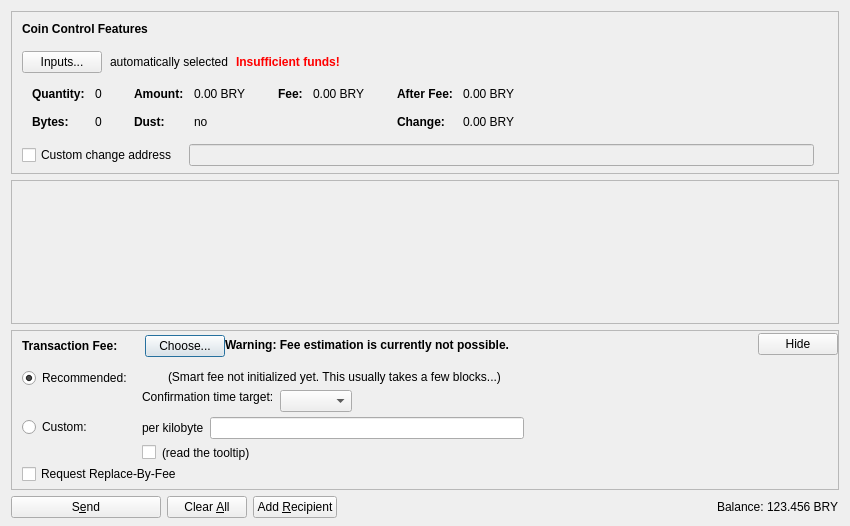
<?xml version="1.0" encoding="UTF-8"?>
<ui version="4.0">
 <class>SendCoinsDialog</class>
 <widget class="QDialog" name="SendCoinsDialog">
  <property name="geometry">
   <rect>
    <x>0</x>
    <y>0</y>
    <width>850</width>
    <height>526</height>
   </rect>
  </property>
  <property name="windowTitle">
   <string>Send Coins</string>
  </property>
  <layout class="QVBoxLayout" name="verticalLayout" stretch="0,1,0,0">
   <property name="bottomMargin">
    <number>8</number>
   </property>
   <item>
    <widget class="QFrame" name="frameCoinControl">
     <property name="sizePolicy">
      <sizepolicy hsizetype="Expanding" vsizetype="Expanding">
       <horstretch>0</horstretch>
       <verstretch>0</verstretch>
      </sizepolicy>
     </property>
     <property name="maximumSize">
      <size>
       <width>16777215</width>
       <height>16777215</height>
      </size>
     </property>
     <property name="frameShape">
      <enum>QFrame::StyledPanel</enum>
     </property>
     <property name="frameShadow">
      <enum>QFrame::Sunken</enum>
     </property>
     <layout class="QVBoxLayout" name="verticalLayoutCoinControl2">
      <property name="spacing">
       <number>0</number>
      </property>
      <property name="leftMargin">
       <number>0</number>
      </property>
      <property name="topMargin">
       <number>0</number>
      </property>
      <property name="rightMargin">
       <number>0</number>
      </property>
      <property name="bottomMargin">
       <number>6</number>
      </property>
      <item>
       <layout class="QVBoxLayout" name="verticalLayoutCoinControl" stretch="0,0,0,0,1">
        <property name="spacing">
         <number>0</number>
        </property>
        <property name="leftMargin">
         <number>10</number>
        </property>
        <property name="topMargin">
         <number>10</number>
        </property>
        <item>
         <layout class="QHBoxLayout" name="horizontalLayoutCoinControl1">
          <property name="bottomMargin">
           <number>15</number>
          </property>
          <item>
           <widget class="QLabel" name="labelCoinControlFeatures">
            <property name="sizePolicy">
             <sizepolicy hsizetype="Preferred" vsizetype="Maximum">
              <horstretch>0</horstretch>
              <verstretch>0</verstretch>
             </sizepolicy>
            </property>
            <property name="font">
             <font>
              <weight>75</weight>
              <bold>true</bold>
             </font>
            </property>
            <property name="styleSheet">
             <string notr="true">font-weight:bold;</string>
            </property>
            <property name="text">
             <string>Coin Control Features</string>
            </property>
           </widget>
          </item>
         </layout>
        </item>
        <item>
         <layout class="QHBoxLayout" name="horizontalLayoutCoinControl2" stretch="0,0,0,0">
          <property name="spacing">
           <number>8</number>
          </property>
          <property name="bottomMargin">
           <number>10</number>
          </property>
          <item>
           <widget class="QPushButton" name="pushButtonCoinControl">
            <property name="styleSheet">
             <string notr="true"/>
            </property>
            <property name="text">
             <string>Inputs...</string>
            </property>
            <property name="autoDefault">
             <bool>false</bool>
            </property>
           </widget>
          </item>
          <item>
           <widget class="QLabel" name="labelCoinControlAutomaticallySelected">
            <property name="text">
             <string>automatically selected</string>
            </property>
            <property name="margin">
             <number>5</number>
            </property>
           </widget>
          </item>
          <item>
           <widget class="QLabel" name="labelCoinControlInsuffFunds">
            <property name="font">
             <font>
              <weight>75</weight>
              <bold>true</bold>
             </font>
            </property>
            <property name="styleSheet">
             <string notr="true">color:red;font-weight:bold;</string>
            </property>
            <property name="text">
             <string>Insufficient funds!</string>
            </property>
            <property name="margin">
             <number>5</number>
            </property>
           </widget>
          </item>
          <item>
           <spacer name="horizontalSpacerCoinControl">
            <property name="orientation">
             <enum>Qt::Horizontal</enum>
            </property>
            <property name="sizeHint" stdset="0">
             <size>
              <width>40</width>
              <height>1</height>
             </size>
            </property>
           </spacer>
          </item>
         </layout>
        </item>
        <item>
         <widget class="QWidget" name="widgetCoinControl" native="true">
          <property name="sizePolicy">
           <sizepolicy hsizetype="Preferred" vsizetype="Preferred">
            <horstretch>0</horstretch>
            <verstretch>0</verstretch>
           </sizepolicy>
          </property>
          <property name="minimumSize">
           <size>
            <width>0</width>
            <height>0</height>
           </size>
          </property>
          <property name="styleSheet">
           <string notr="true"/>
          </property>
          <layout class="QHBoxLayout" name="horizontalLayoutCoinControl5">
           <property name="leftMargin">
            <number>0</number>
           </property>
           <property name="topMargin">
            <number>0</number>
           </property>
           <property name="rightMargin">
            <number>0</number>
           </property>
           <property name="bottomMargin">
            <number>0</number>
           </property>
           <item>
            <layout class="QHBoxLayout" name="horizontalLayoutCoinControl3" stretch="0,0,0,1">
             <property name="spacing">
              <number>20</number>
             </property>
             <property name="topMargin">
              <number>0</number>
             </property>
             <property name="bottomMargin">
              <number>10</number>
             </property>
             <item>
              <layout class="QFormLayout" name="formLayoutCoinControl1">
               <property name="horizontalSpacing">
                <number>10</number>
               </property>
               <property name="verticalSpacing">
                <number>14</number>
               </property>
               <property name="leftMargin">
                <number>10</number>
               </property>
               <property name="topMargin">
                <number>4</number>
               </property>
               <property name="rightMargin">
                <number>6</number>
               </property>
               <item row="0" column="0">
                <widget class="QLabel" name="labelCoinControlQuantityText">
                 <property name="font">
                  <font>
                   <weight>75</weight>
                   <bold>true</bold>
                  </font>
                 </property>
                 <property name="text">
                  <string>Quantity:</string>
                 </property>
                 <property name="margin">
                  <number>0</number>
                 </property>
                </widget>
               </item>
               <item row="0" column="1">
                <widget class="QLabel" name="labelCoinControlQuantity">
                 <property name="cursor">
                  <cursorShape>IBeamCursor</cursorShape>
                 </property>
                 <property name="contextMenuPolicy">
                  <enum>Qt::ActionsContextMenu</enum>
                 </property>
                 <property name="text">
                  <string notr="true">0</string>
                 </property>
                 <property name="margin">
                  <number>0</number>
                 </property>
                 <property name="textInteractionFlags">
                  <set>Qt::LinksAccessibleByMouse|Qt::TextSelectableByKeyboard|Qt::TextSelectableByMouse</set>
                 </property>
                </widget>
               </item>
               <item row="1" column="0">
                <widget class="QLabel" name="labelCoinControlBytesText">
                 <property name="font">
                  <font>
                   <weight>75</weight>
                   <bold>true</bold>
                  </font>
                 </property>
                 <property name="text">
                  <string>Bytes:</string>
                 </property>
                </widget>
               </item>
               <item row="1" column="1">
                <widget class="QLabel" name="labelCoinControlBytes">
                 <property name="cursor">
                  <cursorShape>IBeamCursor</cursorShape>
                 </property>
                 <property name="contextMenuPolicy">
                  <enum>Qt::ActionsContextMenu</enum>
                 </property>
                 <property name="text">
                  <string notr="true">0</string>
                 </property>
                 <property name="textInteractionFlags">
                  <set>Qt::LinksAccessibleByMouse|Qt::TextSelectableByKeyboard|Qt::TextSelectableByMouse</set>
                 </property>
                </widget>
               </item>
              </layout>
             </item>
             <item>
              <layout class="QFormLayout" name="formLayoutCoinControl2">
               <property name="horizontalSpacing">
                <number>10</number>
               </property>
               <property name="verticalSpacing">
                <number>14</number>
               </property>
               <property name="leftMargin">
                <number>6</number>
               </property>
               <property name="topMargin">
                <number>4</number>
               </property>
               <property name="rightMargin">
                <number>6</number>
               </property>
               <item row="0" column="0">
                <widget class="QLabel" name="labelCoinControlAmountText">
                 <property name="font">
                  <font>
                   <weight>75</weight>
                   <bold>true</bold>
                  </font>
                 </property>
                 <property name="text">
                  <string>Amount:</string>
                 </property>
                 <property name="margin">
                  <number>0</number>
                 </property>
                </widget>
               </item>
               <item row="0" column="1">
                <widget class="QLabel" name="labelCoinControlAmount">
                 <property name="cursor">
                  <cursorShape>IBeamCursor</cursorShape>
                 </property>
                 <property name="contextMenuPolicy">
                  <enum>Qt::ActionsContextMenu</enum>
                 </property>
                 <property name="text">
                  <string notr="true">0.00 BRY</string>
                 </property>
                 <property name="textInteractionFlags">
                  <set>Qt::LinksAccessibleByMouse|Qt::TextSelectableByKeyboard|Qt::TextSelectableByMouse</set>
                 </property>
                </widget>
               </item>
               <item row="1" column="0">
                <widget class="QLabel" name="labelCoinControlLowOutputText">
                 <property name="font">
                  <font>
                   <weight>75</weight>
                   <bold>true</bold>
                  </font>
                 </property>
                 <property name="text">
                  <string>Dust:</string>
                 </property>
                </widget>
               </item>
               <item row="1" column="1">
                <widget class="QLabel" name="labelCoinControlLowOutput">
                 <property name="cursor">
                  <cursorShape>IBeamCursor</cursorShape>
                 </property>
                 <property name="contextMenuPolicy">
                  <enum>Qt::ActionsContextMenu</enum>
                 </property>
                 <property name="text">
                  <string notr="true">no</string>
                 </property>
                 <property name="textInteractionFlags">
                  <set>Qt::LinksAccessibleByMouse|Qt::TextSelectableByKeyboard|Qt::TextSelectableByMouse</set>
                 </property>
                </widget>
               </item>
              </layout>
             </item>
             <item>
              <layout class="QFormLayout" name="formLayoutCoinControl3">
               <property name="horizontalSpacing">
                <number>10</number>
               </property>
               <property name="verticalSpacing">
                <number>14</number>
               </property>
               <property name="leftMargin">
                <number>6</number>
               </property>
               <property name="topMargin">
                <number>4</number>
               </property>
               <property name="rightMargin">
                <number>6</number>
               </property>
               <item row="0" column="0">
                <widget class="QLabel" name="labelCoinControlFeeText">
                 <property name="font">
                  <font>
                   <weight>75</weight>
                   <bold>true</bold>
                  </font>
                 </property>
                 <property name="text">
                  <string>Fee:</string>
                 </property>
                 <property name="margin">
                  <number>0</number>
                 </property>
                </widget>
               </item>
               <item row="0" column="1">
                <widget class="QLabel" name="labelCoinControlFee">
                 <property name="cursor">
                  <cursorShape>IBeamCursor</cursorShape>
                 </property>
                 <property name="contextMenuPolicy">
                  <enum>Qt::ActionsContextMenu</enum>
                 </property>
                 <property name="text">
                  <string notr="true">0.00 BRY</string>
                 </property>
                 <property name="textInteractionFlags">
                  <set>Qt::LinksAccessibleByMouse|Qt::TextSelectableByKeyboard|Qt::TextSelectableByMouse</set>
                 </property>
                </widget>
               </item>
              </layout>
             </item>
             <item>
              <layout class="QFormLayout" name="formLayoutCoinControl4">
               <property name="horizontalSpacing">
                <number>10</number>
               </property>
               <property name="verticalSpacing">
                <number>14</number>
               </property>
               <property name="leftMargin">
                <number>6</number>
               </property>
               <property name="topMargin">
                <number>4</number>
               </property>
               <property name="rightMargin">
                <number>6</number>
               </property>
               <item row="0" column="0">
                <widget class="QLabel" name="labelCoinControlAfterFeeText">
                 <property name="font">
                  <font>
                   <weight>75</weight>
                   <bold>true</bold>
                  </font>
                 </property>
                 <property name="text">
                  <string>After Fee:</string>
                 </property>
                 <property name="margin">
                  <number>0</number>
                 </property>
                </widget>
               </item>
               <item row="0" column="1">
                <widget class="QLabel" name="labelCoinControlAfterFee">
                 <property name="cursor">
                  <cursorShape>IBeamCursor</cursorShape>
                 </property>
                 <property name="contextMenuPolicy">
                  <enum>Qt::ActionsContextMenu</enum>
                 </property>
                 <property name="text">
                  <string notr="true">0.00 BRY</string>
                 </property>
                 <property name="textInteractionFlags">
                  <set>Qt::LinksAccessibleByMouse|Qt::TextSelectableByKeyboard|Qt::TextSelectableByMouse</set>
                 </property>
                </widget>
               </item>
               <item row="1" column="0">
                <widget class="QLabel" name="labelCoinControlChangeText">
                 <property name="font">
                  <font>
                   <weight>75</weight>
                   <bold>true</bold>
                  </font>
                 </property>
                 <property name="text">
                  <string>Change:</string>
                 </property>
                </widget>
               </item>
               <item row="1" column="1">
                <widget class="QLabel" name="labelCoinControlChange">
                 <property name="cursor">
                  <cursorShape>IBeamCursor</cursorShape>
                 </property>
                 <property name="contextMenuPolicy">
                  <enum>Qt::ActionsContextMenu</enum>
                 </property>
                 <property name="text">
                  <string notr="true">0.00 BRY</string>
                 </property>
                 <property name="textInteractionFlags">
                  <set>Qt::LinksAccessibleByMouse|Qt::TextSelectableByKeyboard|Qt::TextSelectableByMouse</set>
                 </property>
                </widget>
               </item>
              </layout>
             </item>
            </layout>
           </item>
          </layout>
         </widget>
        </item>
        <item>
         <layout class="QHBoxLayout" name="horizontalLayoutCoinControl4" stretch="0,0,0">
          <property name="spacing">
           <number>12</number>
          </property>
          <property name="sizeConstraint">
           <enum>QLayout::SetDefaultConstraint</enum>
          </property>
          <property name="topMargin">
           <number>5</number>
          </property>
          <property name="rightMargin">
           <number>5</number>
          </property>
          <item>
           <widget class="QCheckBox" name="checkBoxCoinControlChange">
            <property name="toolTip">
             <string>If this is activated, but the change address is empty or invalid, change will be sent to a newly generated address.</string>
            </property>
            <property name="text">
             <string>Custom change address</string>
            </property>
           </widget>
          </item>
          <item>
           <widget class="QValidatedLineEdit" name="lineEditCoinControlChange">
            <property name="enabled">
             <bool>false</bool>
            </property>
            <property name="sizePolicy">
             <sizepolicy hsizetype="Expanding" vsizetype="Fixed">
              <horstretch>0</horstretch>
              <verstretch>0</verstretch>
             </sizepolicy>
            </property>
           </widget>
          </item>
          <item>
           <widget class="QLabel" name="labelCoinControlChangeLabel">
            <property name="sizePolicy">
             <sizepolicy hsizetype="Preferred" vsizetype="Expanding">
              <horstretch>0</horstretch>
              <verstretch>0</verstretch>
             </sizepolicy>
            </property>
            <property name="minimumSize">
             <size>
              <width>0</width>
              <height>0</height>
             </size>
            </property>
            <property name="text">
             <string/>
            </property>
            <property name="margin">
             <number>3</number>
            </property>
           </widget>
          </item>
         </layout>
        </item>
        <item>
         <spacer name="verticalSpacerCoinControl">
          <property name="orientation">
           <enum>Qt::Vertical</enum>
          </property>
          <property name="sizeHint" stdset="0">
           <size>
            <width>800</width>
            <height>1</height>
           </size>
          </property>
         </spacer>
        </item>
       </layout>
      </item>
     </layout>
    </widget>
   </item>
   <item>
    <widget class="QScrollArea" name="scrollArea">
     <property name="widgetResizable">
      <bool>true</bool>
     </property>
     <widget class="QWidget" name="scrollAreaWidgetContents">
      <property name="geometry">
       <rect>
        <x>0</x>
        <y>0</y>
        <width>830</width>
        <height>104</height>
       </rect>
      </property>
      <layout class="QVBoxLayout" name="verticalLayout_2" stretch="0,1">
       <property name="leftMargin">
        <number>0</number>
       </property>
       <property name="topMargin">
        <number>0</number>
       </property>
       <property name="rightMargin">
        <number>0</number>
       </property>
       <property name="bottomMargin">
        <number>0</number>
       </property>
       <item>
        <layout class="QVBoxLayout" name="entries">
         <property name="spacing">
          <number>6</number>
         </property>
        </layout>
       </item>
       <item>
        <spacer name="verticalSpacer">
         <property name="orientation">
          <enum>Qt::Vertical</enum>
         </property>
         <property name="sizeHint" stdset="0">
          <size>
           <width>20</width>
           <height>40</height>
          </size>
         </property>
        </spacer>
       </item>
      </layout>
     </widget>
    </widget>
   </item>
   <item>
    <widget class="QFrame" name="frameFee">
     <property name="sizePolicy">
      <sizepolicy hsizetype="Expanding" vsizetype="Expanding">
       <horstretch>0</horstretch>
       <verstretch>0</verstretch>
      </sizepolicy>
     </property>
     <property name="maximumSize">
      <size>
       <width>16777215</width>
       <height>16777215</height>
      </size>
     </property>
     <property name="frameShape">
      <enum>QFrame::StyledPanel</enum>
     </property>
     <property name="frameShadow">
      <enum>QFrame::Sunken</enum>
     </property>
     <layout class="QVBoxLayout" name="verticalLayoutFee1">
      <property name="spacing">
       <number>0</number>
      </property>
      <property name="leftMargin">
       <number>0</number>
      </property>
      <property name="topMargin">
       <number>0</number>
      </property>
      <property name="rightMargin">
       <number>0</number>
      </property>
      <property name="bottomMargin">
       <number>0</number>
      </property>
      <item>
       <layout class="QVBoxLayout" name="verticalLayoutFee2" stretch="0,0,0">
        <property name="spacing">
         <number>0</number>
        </property>
        <property name="leftMargin">
         <number>10</number>
        </property>
        <property name="topMargin">
         <number>0</number>
        </property>
        <item>
         <layout class="QHBoxLayout" name="horizontalLayoutFee1">
          <property name="bottomMargin">
           <number>0</number>
          </property>
          <item>
           <layout class="QVBoxLayout" name="verticalLayoutFee7">
            <property name="spacing">
             <number>0</number>
            </property>
            <item>
             <spacer name="verticalSpacerSmartFee">
              <property name="orientation">
               <enum>Qt::Vertical</enum>
              </property>
              <property name="sizeType">
               <enum>QSizePolicy::Fixed</enum>
              </property>
              <property name="sizeHint" stdset="0">
               <size>
                <width>1</width>
                <height>4</height>
               </size>
              </property>
             </spacer>
            </item>
            <item>
             <layout class="QHBoxLayout" name="horizontalLayoutSmartFee">
              <property name="spacing">
               <number>10</number>
              </property>
              <item>
               <widget class="QLabel" name="labelFeeHeadline">
                <property name="sizePolicy">
                 <sizepolicy hsizetype="Preferred" vsizetype="Maximum">
                  <horstretch>0</horstretch>
                  <verstretch>0</verstretch>
                 </sizepolicy>
                </property>
                <property name="font">
                 <font>
                  <weight>75</weight>
                  <bold>true</bold>
                 </font>
                </property>
                <property name="styleSheet">
                 <string notr="true">font-weight:bold;</string>
                </property>
                <property name="text">
                 <string>Transaction Fee:</string>
                </property>
               </widget>
              </item>
              <item>
               <widget class="QLabel" name="labelFeeMinimized">
                <property name="text">
                 <string/>
                </property>
               </widget>
              </item>
              <item>
               <widget class="QPushButton" name="buttonChooseFee">
                <property name="text">
                 <string>Choose...</string>
                </property>
               </widget>
              </item>
             </layout>
            </item>
            <item>
             <spacer name="verticalSpacer_5">
              <property name="orientation">
               <enum>Qt::Vertical</enum>
              </property>
              <property name="sizeHint" stdset="0">
               <size>
                <width>1</width>
                <height>1</height>
               </size>
              </property>
             </spacer>
            </item>
           </layout>
          </item>
          <item>
           <widget class="QLabel" name="fallbackFeeWarningLabel">
            <property name="toolTip">
             <string>Using the fallbackfee can result in sending a transaction that will take several hours or days (or never) to confirm. Consider choosing your fee manually or wait until you have validated the complete chain.</string>
            </property>
            <property name="font">
            <font>
                <weight>75</weight>
                <bold>true</bold>
            </font>
            </property>
            <property name="text">
             <string>Warning: Fee estimation is currently not possible.</string>
            </property>
            <property name="wordWrap">
             <bool>false</bool>
            </property>
           </widget>
          </item>
          <item>
           <spacer name="horizontalSpacer_4">
            <property name="orientation">
             <enum>Qt::Horizontal</enum>
            </property>
            <property name="sizeType">
             <enum>QSizePolicy::MinimumExpanding</enum>
            </property>
            <property name="sizeHint" stdset="0">
             <size>
              <width>40</width>
              <height>20</height>
             </size>
            </property>
           </spacer>
          </item>
          <item>
           <widget class="QPushButton" name="buttonMinimizeFee">
            <property name="toolTip">
             <string>collapse fee-settings</string>
            </property>
            <property name="text">
             <string>Hide</string>
            </property>
           </widget>
          </item>
         </layout>
        </item>
        <item>
         <widget class="QFrame" name="frameFeeSelection">
          <layout class="QVBoxLayout" name="verticalLayoutFee12">
           <property name="spacing">
            <number>0</number>
           </property>
           <property name="leftMargin">
            <number>0</number>
           </property>
           <property name="topMargin">
            <number>0</number>
           </property>
           <property name="rightMargin">
            <number>0</number>
           </property>
           <property name="bottomMargin">
            <number>0</number>
           </property>
           <item>
            <layout class="QGridLayout" name="gridLayoutFee">
             <property name="topMargin">
              <number>10</number>
             </property>
             <property name="bottomMargin">
              <number>4</number>
             </property>
             <property name="horizontalSpacing">
              <number>10</number>
             </property>
             <property name="verticalSpacing">
              <number>4</number>
             </property>
             <item row="1" column="1">
              <layout class="QVBoxLayout" name="verticalLayoutFee8">
               <property name="spacing">
                <number>6</number>
               </property>
               <item>
                <layout class="QHBoxLayout" name="horizontalLayoutFee13">
                 <item>
                  <widget class="QLabel" name="labelCustomPerKilobyte">
                   <property name="toolTip">
                    <string>If the custom fee is set to 1000 satoshis and the transaction is only 250 bytes, then &quot;per kilobyte&quot; only pays 250 satoshis in fee, while &quot;total at least&quot; pays 1000 satoshis. For transactions bigger than a kilobyte both pay by kilobyte.</string>
                   </property>
                   <property name="text">
                    <string>per kilobyte</string>
                   </property>
                  </widget>
                 </item>
                 <item>
                  <widget class="BitcoinArrayAmountField" name="customFee"/>
                 </item>
                 <item>
                  <spacer name="horizontalSpacer_6">
                   <property name="orientation">
                    <enum>Qt::Horizontal</enum>
                   </property>
                   <property name="sizeHint" stdset="0">
                    <size>
                     <width>1</width>
                     <height>1</height>
                    </size>
                   </property>
                  </spacer>
                 </item>
                </layout>
               </item>
               <item>
                <layout class="QHBoxLayout" name="horizontalLayoutFee8">
                 <item>
                  <widget class="QCheckBox" name="checkBoxMinimumFee">
                   <property name="toolTip">
                    <string>Paying only the minimum fee is just fine as long as there is less transaction volume than space in the blocks. But be aware that this can end up in a never confirming transaction once there is more demand for bitcoinarray transactions than the network can process.</string>
                   </property>
                   <property name="text">
                    <string/>
                   </property>
                  </widget>
                 </item>
                 <item>
                  <widget class="QLabel" name="labelMinFeeWarning">
                   <property name="enabled">
                    <bool>true</bool>
                   </property>
                   <property name="toolTip">
                    <string>Paying only the minimum fee is just fine as long as there is less transaction volume than space in the blocks. But be aware that this can end up in a never confirming transaction once there is more demand for bitcoinarray transactions than the network can process.</string>
                   </property>
                   <property name="text">
                    <string>(read the tooltip)</string>
                   </property>
                   <property name="margin">
                    <number>5</number>
                   </property>
                  </widget>
                 </item>
                 <item>
                  <spacer name="horizontalSpacer_2">
                   <property name="orientation">
                    <enum>Qt::Horizontal</enum>
                   </property>
                   <property name="sizeHint" stdset="0">
                    <size>
                     <width>1</width>
                     <height>1</height>
                    </size>
                   </property>
                  </spacer>
                 </item>
                </layout>
               </item>
              </layout>
             </item>
             <item row="0" column="0">
              <layout class="QVBoxLayout" name="verticalLayoutFee4" stretch="0,1">
               <item>
                <widget class="QRadioButton" name="radioSmartFee">
                 <property name="text">
                  <string>Recommended:</string>
                 </property>
                 <property name="checked">
                  <bool>true</bool>
                 </property>
                 <attribute name="buttonGroup">
                  <string notr="true">groupFee</string>
                 </attribute>
                </widget>
               </item>
               <item>
                <spacer name="verticalSpacer_2">
                 <property name="orientation">
                  <enum>Qt::Vertical</enum>
                 </property>
                 <property name="sizeHint" stdset="0">
                  <size>
                   <width>1</width>
                   <height>1</height>
                  </size>
                 </property>
                </spacer>
               </item>
              </layout>
             </item>
             <item row="1" column="0">
              <layout class="QVBoxLayout" name="verticalLayoutFee9" stretch="0,1">
               <item>
                <widget class="QRadioButton" name="radioCustomFee">
                 <property name="text">
                  <string>Custom:</string>
                 </property>
                 <attribute name="buttonGroup">
                  <string notr="true">groupFee</string>
                 </attribute>
                </widget>
               </item>
               <item>
                <spacer name="verticalSpacer_6">
                 <property name="orientation">
                  <enum>Qt::Vertical</enum>
                 </property>
                 <property name="sizeHint" stdset="0">
                  <size>
                   <width>1</width>
                   <height>1</height>
                  </size>
                 </property>
                </spacer>
               </item>
              </layout>
             </item>
             <item row="0" column="1">
              <layout class="QVBoxLayout" name="verticalLayoutFee3" stretch="0,0,1">
               <property name="spacing">
                <number>6</number>
               </property>
               <property name="topMargin">
                <number>2</number>
               </property>
               <item>
                <layout class="QHBoxLayout" name="horizontalLayoutFee12">
                 <item>
                  <widget class="QLabel" name="labelSmartFee">
                   <property name="text">
                    <string/>
                   </property>
                   <property name="margin">
                    <number>2</number>
                   </property>
                  </widget>
                 </item>
                 <item>
                  <widget class="QLabel" name="labelFeeEstimation">
                   <property name="text">
                    <string/>
                   </property>
                  </widget>
                 </item>
                 <item>
                  <widget class="QLabel" name="labelSmartFee2">
                   <property name="text">
                    <string>(Smart fee not initialized yet. This usually takes a few blocks...)</string>
                   </property>
                   <property name="margin">
                    <number>2</number>
                   </property>
                  </widget>
                 </item>
                 <item>
                  <spacer name="horizontalSpacer_5">
                   <property name="orientation">
                    <enum>Qt::Horizontal</enum>
                   </property>
                   <property name="sizeHint" stdset="0">
                    <size>
                     <width>1</width>
                     <height>1</height>
                    </size>
                   </property>
                  </spacer>
                 </item>
                </layout>
               </item>
               <item>
                <layout class="QHBoxLayout" name="horizontalLayoutFee9">
                 <item>
                  <layout class="QVBoxLayout" name="verticalLayoutFee6">
                   <item>
                    <widget class="QLabel" name="labelSmartFee3">
                     <property name="text">
                      <string>Confirmation time target:</string>
                     </property>
                     <property name="margin">
                      <number>2</number>
                     </property>
                    </widget>
                   </item>
                   <item>
                    <spacer name="verticalSpacer_3">
                     <property name="orientation">
                      <enum>Qt::Vertical</enum>
                     </property>
                     <property name="sizeHint" stdset="0">
                      <size>
                       <width>1</width>
                       <height>1</height>
                      </size>
                     </property>
                    </spacer>
                   </item>
                  </layout>
                 </item>
                 <item>
                  <layout class="QVBoxLayout" name="verticalLayoutFee5">
                   <property name="rightMargin">
                    <number>30</number>
                   </property>
                   <item>
                    <layout class="QHBoxLayout" name="horizontalLayoutConfTarget">
                     <property name="bottomMargin">
                      <number>0</number>
                     </property>
                     <item>
                      <widget class="QComboBox" name="confTargetSelector"/>
                     </item>
                     <item>
                      <spacer name="horizontalSpacerConfTarget">
                       <property name="orientation">
                        <enum>Qt::Horizontal</enum>
                       </property>
                       <property name="sizeHint" stdset="0">
                        <size>
                         <width>40</width>
                         <height>20</height>
                        </size>
                       </property>
                      </spacer>
                     </item>
                    </layout>
                   </item>
                  </layout>
                 </item>
                </layout>
               </item>
               <item>
                <spacer name="verticalSpacer_4">
                 <property name="orientation">
                  <enum>Qt::Vertical</enum>
                 </property>
                 <property name="sizeHint" stdset="0">
                  <size>
                   <width>1</width>
                   <height>1</height>
                  </size>
                 </property>
                </spacer>
               </item>
              </layout>
             </item>
            </layout>
           </item>
           <item>
            <widget class="QCheckBox" name="optInRBF">
             <property name="text">
              <string>Request Replace-By-Fee</string>
             </property>
             <property name="toolTip">
              <string>Indicates that the sender may wish to replace this transaction with a new one paying higher fees (prior to being confirmed).</string>
             </property>
            </widget>
           </item>
          </layout>
         </widget>
        </item>
        <item>
         <spacer name="verticalSpacerFee">
          <property name="orientation">
           <enum>Qt::Vertical</enum>
          </property>
          <property name="sizeHint" stdset="0">
           <size>
            <width>40</width>
            <height>5</height>
           </size>
          </property>
         </spacer>
        </item>
       </layout>
      </item>
     </layout>
    </widget>
   </item>
   <item>
    <layout class="QHBoxLayout" name="horizontalLayout">
     <item>
      <widget class="QPushButton" name="sendButton">
       <property name="minimumSize">
        <size>
         <width>150</width>
         <height>0</height>
        </size>
       </property>
       <property name="toolTip">
        <string>Confirm the send action</string>
       </property>
       <property name="text">
        <string>S&amp;end</string>
       </property>
       <property name="icon">
        <iconset resource="../bitcoinarray.qrc">
         <normaloff>:/icons/send</normaloff>:/icons/send</iconset>
       </property>
       <property name="autoDefault">
        <bool>false</bool>
       </property>
       <property name="default">
        <bool>false</bool>
       </property>
      </widget>
     </item>
     <item>
      <widget class="QPushButton" name="clearButton">
       <property name="sizePolicy">
        <sizepolicy hsizetype="Minimum" vsizetype="Fixed">
         <horstretch>0</horstretch>
         <verstretch>0</verstretch>
        </sizepolicy>
       </property>
       <property name="toolTip">
        <string>Clear all fields of the form.</string>
       </property>
       <property name="text">
        <string>Clear &amp;All</string>
       </property>
       <property name="icon">
        <iconset resource="../bitcoinarray.qrc">
         <normaloff>:/icons/remove</normaloff>:/icons/remove</iconset>
       </property>
       <property name="autoDefault">
        <bool>false</bool>
       </property>
      </widget>
     </item>
     <item>
      <widget class="QPushButton" name="addButton">
       <property name="toolTip">
        <string>Send to multiple recipients at once</string>
       </property>
       <property name="text">
        <string>Add &amp;Recipient</string>
       </property>
       <property name="icon">
        <iconset resource="../bitcoinarray.qrc">
         <normaloff>:/icons/add</normaloff>:/icons/add</iconset>
       </property>
       <property name="autoDefault">
        <bool>false</bool>
       </property>
      </widget>
     </item>
     <item>
      <spacer name="horizontalSpacer">
       <property name="orientation">
        <enum>Qt::Horizontal</enum>
       </property>
       <property name="sizeHint" stdset="0">
        <size>
         <width>40</width>
         <height>20</height>
        </size>
       </property>
      </spacer>
     </item>
     <item>
      <layout class="QHBoxLayout" name="horizontalLayout_2">
       <property name="spacing">
        <number>3</number>
       </property>
       <item>
        <widget class="QLabel" name="label">
         <property name="sizePolicy">
          <sizepolicy hsizetype="Preferred" vsizetype="Fixed">
           <horstretch>0</horstretch>
           <verstretch>0</verstretch>
          </sizepolicy>
         </property>
         <property name="text">
          <string>Balance:</string>
         </property>
        </widget>
       </item>
       <item>
        <widget class="QLabel" name="labelBalance">
         <property name="sizePolicy">
          <sizepolicy hsizetype="Preferred" vsizetype="Fixed">
           <horstretch>0</horstretch>
           <verstretch>0</verstretch>
          </sizepolicy>
         </property>
         <property name="cursor">
          <cursorShape>IBeamCursor</cursorShape>
         </property>
         <property name="text">
          <string notr="true">123.456 BRY</string>
         </property>
         <property name="textInteractionFlags">
          <set>Qt::LinksAccessibleByMouse|Qt::TextSelectableByKeyboard|Qt::TextSelectableByMouse</set>
         </property>
        </widget>
       </item>
      </layout>
     </item>
    </layout>
   </item>
  </layout>
 </widget>
 <customwidgets>
  <customwidget>
   <class>QValidatedLineEdit</class>
   <extends>QLineEdit</extends>
   <header>qvalidatedlineedit.h</header>
  </customwidget>
  <customwidget>
   <class>BitcoinArrayAmountField</class>
   <extends>QLineEdit</extends>
   <header>bitcoinarrayamountfield.h</header>
   <container>1</container>
  </customwidget>
 </customwidgets>
 <resources>
  <include location="../bitcoinarray.qrc"/>
 </resources>
 <connections/>
 <buttongroups>
  <buttongroup name="groupFee"/>
 </buttongroups>
</ui>
